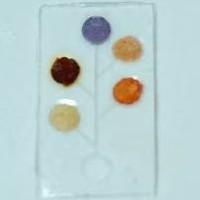
#> input picture media/welcome/home_img.jpg, 200 x 200 px, found by its file name
$ python vision.py
#> lines starting #> are read from the running program, lines starting #| are printed output that depends on the picture; after the words box and inside, x2 and y2 are one past the last pixel; in counts of white or black regions, pixels touching at a corner belong together
import cv2
import numpy as np
import os

class Vision:
    def __init__(self, distance_threshold=15, min_contour_area=50):
        """
        初始化颜色块检测器
        :param distance_threshold: 中心距离阈值，小于此值则判定为重复
        :param min_contour_area: 最小轮廓面积，过滤噪声
        """
        self.distance_threshold = distance_threshold
        self.min_contour_area = min_contour_area
        self.img_global = None
        self.color_blocks = []  # 原始检测结果
        self.position_blocks = [None]*5  # 按位置1-5排列的结果（漏检则为None）
        self.detected_centers = []

    def on_mouse_click(self, event, x, y, flags, param):
        """鼠标点击回调函数，用于显示点击位置的颜色值"""
        if event == cv2.EVENT_LBUTTONDOWN and self.img_global is not None:
            b, g, r = self.img_global[y, x]
            rgb = (int(r), int(g), int(b))
            print(f"点击位置 (x,y): ({x}, {y})")
            print(f"RGB颜色值: {rgb} | BGR: ({int(b)}, {int(g)}, {int(r)})")
            print("-" * 40)

    def _match_blocks_to_positions(self, img_height, img_width):
        """
        以顶部中间色块为基准划分位置：
        位置1(最顶上)：顶部中间的色块
        位置2(左上)：顶部色块左侧 + 上半区域
        位置3(左下)：顶部色块左侧 + 下半区域
        位置4(右上)：顶部色块右侧 + 上半区域
        位置5(右下)：顶部色块右侧 + 下半区域
        """
        self.position_blocks = [None]*5
        if not self.color_blocks:
            return

        # 步骤1：找到顶部中间的色块（位置1）
        # 先按y坐标找最顶部的色块，再筛选x坐标最接近图像中心的那个
        img_center_x = img_width / 2
        top_candidates = sorted(self.color_blocks, key=lambda b: b['center'][1])[:3]  # 取y最小的前3个
        top_block = min(top_candidates, key=lambda b: abs(b['center'][0] - img_center_x))

        self.position_blocks[0] = {
            **top_block,
            'position_id': 1,
            'position_name': '最顶上',
            'center': top_block['center']
        }
        top_cx, top_cy = top_block['center']  # 顶部色块的中心坐标（作为划分基准）
        remaining_blocks = [b for b in self.color_blocks if b != top_block]

        # 步骤2：定义4个区域的划分基准
        mid_x = top_cx  # 以顶部色块的x坐标为左右分界（不再用中位数）
        mid_y = img_height *2/5  # 以图像中间为上下分界

        # 步骤3：遍历剩余色块，匹配到对应位置
        for block in remaining_blocks:
            cx, cy = block['center']
            # 判定所属区域
            if cx < mid_x:  # 左侧区域
                if cy < mid_y:  # 左上（位置2）
                    self.position_blocks[1] = {**block, 'position_id': 2, 'position_name': '左上'}
                else:  # 左下（位置3）
                    self.position_blocks[2] = {**block, 'position_id': 3, 'position_name': '左下'}
            else:  # 右侧区域
                if cy < mid_y:  # 右上（位置4）
                    self.position_blocks[3] = {**block, 'position_id': 4, 'position_name': '右上'}
                else:  # 右下（位置5）
                    self.position_blocks[4] = {**block, 'position_id': 5, 'position_name': '右下'}

    def detect(self, image_path, color_ranges, show_result=True):
        """
        检测图像中的颜色块，并匹配到5个预设位置（漏检位置留空）
        :param image_path: 图像文件路径
        :param color_ranges: 颜色范围列表
        :param show_result: 是否显示标记后的图像
        :return: 按位置1-5排列的结果列表（None表示漏检）
        """
#> called with image_path = './media/welcome/home_img.jpg', show_result = True
        # 重置状态
        self.color_blocks = []
        self.position_blocks = [None]*5
        self.detected_centers = []

        # 1. 读取图像
        if not os.path.exists(image_path):
            raise FileNotFoundError(f"图像文件不存在: {os.path.abspath(image_path)}")

        img = cv2.imread(image_path)
#> img is the input picture: shape (200, 200, 3); mean B, G, R 207.7, 208.4, 186.4
        if img is None:
            raise ValueError(f"无法读取图像: {os.path.abspath(image_path)}")
        img_height, img_width = img.shape[:2]  # 获取图像尺寸
#> img_height = 200; img_width = 200

        # 2. 转换到 HSV 颜色空间
        hsv = cv2.cvtColor(img, cv2.COLOR_BGR2HSV)
#> hsv: shape (200, 200, 3); mean H, S, V 86.3, 41.8, 213.6

        # 3. 遍历每个颜色范围，提取色块
        for color_info in color_ranges:
            mask = cv2.inRange(hsv, color_info['lower'], color_info['upper'])
            contours, _ = cv2.findContours(mask, cv2.RETR_EXTERNAL, cv2.CHAIN_APPROX_SIMPLE)
            contours = sorted(contours, key=cv2.contourArea, reverse=True)

            for cnt in contours:
                if cv2.contourArea(cnt) < self.min_contour_area:
                    continue

                x, y, w, h = cv2.boundingRect(cnt)
                center_x = x + w // 2
                center_y = y + h // 2

                # 去重检查
                is_duplicate = False
                for (cx, cy) in self.detected_centers:
                    distance = np.sqrt((center_x - cx)**2 + (center_y - cy)**2)
                    if distance < self.distance_threshold:
                        is_duplicate = True
                        break
                if is_duplicate:
                    continue

                # 记录色块信息
                bgr = img[center_y, center_x]
                rgb = (bgr[2], bgr[1], bgr[0])
                self.color_blocks.append({
                    'name': color_info['name'],
                    'bbox': (x, y, w, h),
                    'center': (center_x, center_y),
                    'rgb': rgb
                })
                self.detected_centers.append((center_x, center_y))

                # 绘制标记
                cv2.rectangle(img, (x, y), (x+w, y+h), (0, 255, 0), 1)
                cv2.circle(img, (center_x, center_y), 2, (0, 0, 255), -1)
#> this loop made 5 passes
#> pass 1, in detect, `mask = cv2.inRange(hsv, color_info['lower'], color_info['upper'])`:
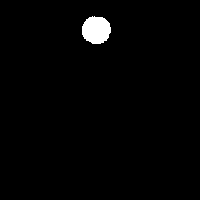
#> mask: shape (200, 200); 1.6% white; 1 white region, box (x1, y1, x2, y2) and area: (82, 16, 111, 44) 639
#> pass 2, in detect, `mask = cv2.inRange(hsv, color_info['lower'], color_info['upper'])`:
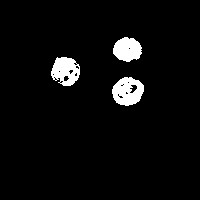
#> mask: shape (200, 200); 4.5% white; 3 white regions, box (x1, y1, x2, y2) and area: (112, 77, 144, 106) 656, (51, 57, 80, 86) 590, (113, 37, 142, 62) 542
#> pass 3, in detect, `mask = cv2.inRange(hsv, color_info['lower'], color_info['upper'])`:
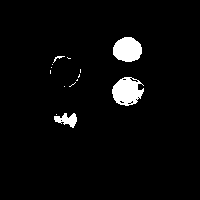
#> mask: shape (200, 200); 3.7% white; 14 white regions (10 under 20 px), largest, box (x1, y1, x2, y2) and area: (112, 77, 144, 106) 645, (113, 37, 142, 62) 570, (54, 113, 77, 128) 194, (53, 56, 65, 63) 24
#> after the loop:
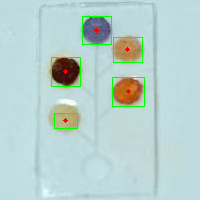
#> img: shape (200, 200, 3); 1.5% of pixels changed, all inside (x1, y1, x2, y2) = (51, 16, 145, 129)
#> after the loop:
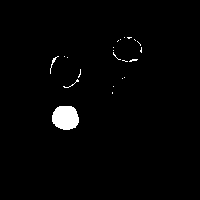
#> mask: shape (200, 200); 1.7% white; 22 white regions (19 under 20 px), largest, box (x1, y1, x2, y2) and area: (52, 106, 79, 130) 528, (50, 56, 59, 74) 30, (63, 79, 79, 88) 22
#> after the loop, self.color_blocks = 5 items; self.detected_centers = [(96, 30), (128, 91), (65, 71), (127, 49), (65, 120)]

        # 4. 将检测到的色块匹配到5个预设位置
        self._match_blocks_to_positions(img_height, img_width)
#> in _match_blocks_to_positions, `top_candidates = sorted(self.color_blocks, key=lambda b: b['center'][1..`: top_candidates = 3 items
#> in _match_blocks_to_positions, `top_block = min(top_candidates, key=lambda b: abs(b['center'][0] - img..`: top_block = {'name': 'purple', 'bbox': (82, 16, 29, 28), 'center': (96, 30), 'rgb': (92, 99, 128)}
#> in _match_blocks_to_positions, `top_cx, top_cy = top_block['center']`: top_cx = 96; top_cy = 30
#> in _match_blocks_to_positions, `remaining_blocks = [b for b in self.color_blocks if b != top_block]`: remaining_blocks = 4 items
#> in _match_blocks_to_positions, `mid_x = top_cx`: mid_x = 96
#> the loop in _match_blocks_to_positions, `for block in remaining_blocks:` made 4 passes
#> after the loop in _match_blocks_to_positions, `for block in remaining_blocks:`: self.position_blocks = 5 items

        # 5. 输出结构化结果
        print("=== 按位置1-5的检测结果（None表示漏检）===")
        position_names = ['顶部', '左上', '左下', '右上', '右下']
        for idx, (block, pos_name) in enumerate(zip(self.position_blocks, position_names)):
            position_id = idx + 1  # 直接从索引计算位置ID
            if block:
                print(f"位置{position_id}({pos_name}): {block['name']} | 中心坐标: {block['center']} | RGB: {block['rgb']}")
            else:
                print(f"位置{position_id}({pos_name}): 漏检")
#> this loop made 5 passes
#> pos_name on passes 1 to 5: '顶部', '左上', '左下', '右上', '右下'
#| 位置1(顶部): purple | 中心坐标: (96, 30) | RGB: (92, 99, 128)
#| 位置2(左上): dark_brown | 中心坐标: (65, 71) | RGB: (58, 18, 8)
#| 位置3(左下): light_orange | 中心坐标: (65, 120) | RGB: (189, 176, 123)
#| 位置4(右上): dark_brown | 中心坐标: (127, 49) | RGB: (179, 137, 77)
#| 位置5(右下): dark_brown | 中心坐标: (128, 91) | RGB: (189, 96, 26)
        print("-" * 50)

        # 6. 显示标记后的图像
        if show_result:
            self.img_global = img
            cv2.namedWindow('Detected Blocks', cv2.WINDOW_NORMAL)
            cv2.resizeWindow('Detected Blocks', 800, 600)
            cv2.setMouseCallback('Detected Blocks', self.on_mouse_click)
            cv2.imshow('Detected Blocks', img)
            cv2.waitKey(0)
            cv2.destroyAllWindows()

        return self.position_blocks

# 示例用法
if __name__ == "__main__":
    # 定义颜色范围（根据你的实际需求调整）
    color_ranges = [
        {'name': 'purple', 'lower': np.array([100, 50, 50]), 'upper': np.array([150, 255, 255])},
        {'name': 'dark_brown', 'lower': np.array([0, 50, 50]), 'upper': np.array([20, 255, 200])},
        {'name': 'light_orange', 'lower': np.array([10, 50, 150]), 'upper': np.array([25, 255, 255])},
        {'name': 'orange', 'lower': np.array([15, 50, 150]), 'upper': np.array([25, 255, 255])},
        {'name': 'light_yellow', 'lower': np.array([20, 50, 150]), 'upper': np.array([35, 255, 255])},
    ]

    # 创建检测器并执行检测
    detector = Vision(distance_threshold=15, min_contour_area=50)
    try:
        # 执行检测，返回按位置1-5排列的结果（None=漏检）
        position_results = detector.detect(
            image_path='./media/welcome/home_img.jpg',  # 替换为你的图像路径
            color_ranges=color_ranges,
            show_result=True
        )
#> position_results = 5 items

    except Exception as e:
        print(f"检测失败: {e}")
